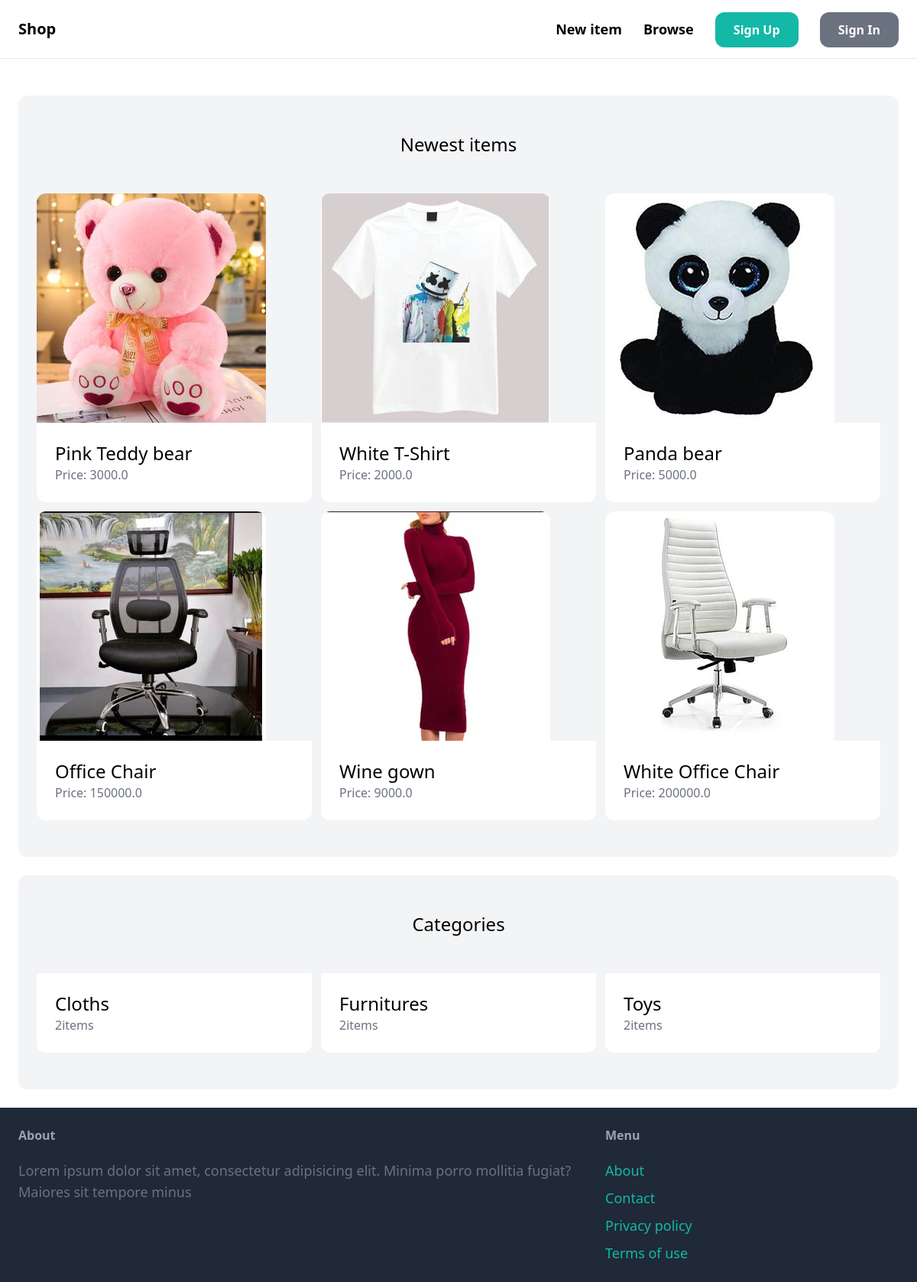
The page / on the database its author committed.
### item/models.py (models this page shows, shortened)
class Item(models.Model):
    category = models.ForeignKey(Category, related_name='items', on_delete=models.CASCADE)
    name = models.CharField(max_length=255)
    description = models.TextField(blank=True, null=True)
    price = models.FloatField()
    image = models.ImageField(upload_to='item_images', blank=True, null=True)
    is_sold = models.BooleanField(default=False)
    created_by = models.ForeignKey(
        User, related_name='items', on_delete=models.CASCADE)
    created_at = models.DateTimeField(auto_now_add=True)

class Category(models.Model):
    name = models.CharField(max_length=255)
    class Meta:
        ordering = ('name',)
        verbose_name_plural = 'Categories'

### core/views.py (the view)
# urls.py: path('', views.index, name='index'),
def index(request):
    items = Item.objects.filter(is_sold=False)[0:6]
    categories = Category.objects.all() #gets all the category
    return render(request, 'core/index.html', {
        'categories': categories,
        'items': items,
    })

### core/templates/core/index.html
{% extends 'core/base.html' %} {% block title %} Home {% endblock title %}
{%block content%}
<div class="mt-6 px-6 py-12 bg-gray-100 rounded-xl">
  <h2 class="mb-12 text-2xl text-center">Newest items</h2>
  <div class="grid grid-cols-3 gap-3">
    {% for item in items%}
    <div>
      <a href="{% url 'item:detail' item.id %}">
        <div>
          <img src="{{item.image.url}}" class="rounded-t-xl" alt="Image" />
        </div>
        <div class="p-6 bg-white rounded-b-xl">
          <h2 class="text-2xl">{{ item.name }}</h2>
          <p class="text-gray-500">Price: {{ item.price}}</p>
        </div>
      </a>
    </div>
    {% endfor %}
  </div>
</div>
<div class="mt-6 px-6 py-12 bg-gray-100 rounded-xl">
  <h2 class="mb-12 text-2xl text-center">Categories</h2>
  <div class="grid grid-cols-3 gap-3">
    {% for category in categories%}
    <div>
      <a href="#">
        <div class="p-6 bg-white rounded-b-xl">
          <h2 class="text-2xl">{{category.name}}</h2>
          <p class="text-gray-500">{{category.items.count}}items</p>
        </div>
      </a>
    </div>
    {% endfor%}
  </div>
</div>
{% endblock content%}

### core/templates/core/base.html (shortened to what this page needs)
<!DOCTYPE html>
<html lang="en">
  <head>
    <script src="https://cdn.tailwindcss.com"></script>
  </head>
  <body>
    <nav
      class="md:py-6 md:px-6 flex justify-between item-center border-b border-gray-200"
    >
      <a href="/" class="text-xl font-semibold">Shop</a>
      <div class="space-x-6">
        <a href="{% url 'item:new' %}" class="text-lg font-semibold hover:text-gray-500"
          >New item</a
        >
        <a href="{% url 'item:items'%}" class="text-lg font-semibold hover:text-gray-500">Browse</a>
        {% if request.user.is_authenticated %}
        <a
          href="{% url 'conversation:inbox'%}"
          class="px-6 py-3 font-semibold bg-teal-500 text-white rounded-xl hover:bg-teal-700"
          >Inbox</a
        >
        <a
          href="{% url 'dashboard:index'%}"
          class="px-6 py-3 font-semibold bg-gray-500 text-white rounded-xl hover:bg-gray-700"
          >Dashboard</a
        >
        <a
          href="{% url 'core:logout' %}"
          class="px-6 py-3 font-semibold bg-teal-500 text-white rounded-xl hover:bg-teal-700"
          >Logout</a
        >
        {% else %}
        <a
          href="{% url 'core:signup' %}"
          class="px-6 py-3 font-semibold bg-teal-500 text-white rounded-xl hover:bg-teal-700"
          >Sign Up</a
        >
        <a
          href="{% url 'core:login' %}"
          class="px-6 py-3 font-semibold bg-gray-500 text-white rounded-xl hover:bg-gray-700"
          >Sign In</a
        >
        {% endif %}
      </div>
    </nav>
    <div class="px-6 py-6">{% block content%} {% endblock content%}</div>
    <footer class="py-6 px-6 flex justify-between bg-gray-800">
      <div class="w-2/3 pr-10">
        <h3 class="mb-5 font-semibold text-gray-400">About</h3>
        <p class="text-lg text-gray-500">
          Lorem ipsum dolor sit amet, consectetur adipisicing elit. Minima porro
          mollitia fugiat? Maiores sit tempore minus
        </p>
      </div>
      <div class="w-1/3">
        <h3 class="mb-5 font-semibold text-gray-400">Menu</h3>
        <ul class="space-y-2">
          <li>
            <a href="#" class="text-lg text-teal-500 hover:text-teal-700"
              >About</a
            >
          </li>
          <li>
            <a
              href="{% url 'core:contact'%}"
              class="text-lg text-teal-500 hover:text-teal-700"
              >Contact</a
            >
          </li>
          <li>
            <a href="#" class="text-lg text-teal-500 hover:text-teal-700"
              >Privacy policy</a
            >
          </li>
          <li>
            <a href="#" class="text-lg text-teal-500 hover:text-teal-700"
              >Terms of use</a
            >
          </li>
        </ul>
      </div>
    </footer>
  </body>
</html>

### rows shown on the page
Item: image (picture), name "Pink Teddy bear", price "3000.0"
Item: image (picture), name "White T-Shirt", price "2000.0"
Item: image (picture), name "Panda bear", price "5000.0"
Item: image (picture), name "Office Chair", price "150000.0"
Item: image (picture), name "Wine gown", price "9000.0"
Item: image (picture), name "White Office Chair", price "200000.0"
Category: name "Cloths", items.count "2"
Category: name "Furnitures", items.count "2"
Category: name "Toys", items.count "2"
